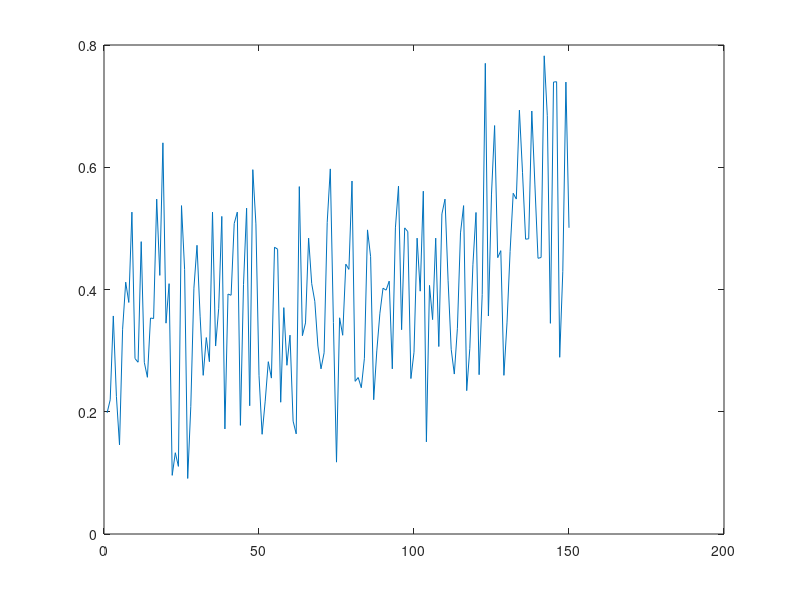
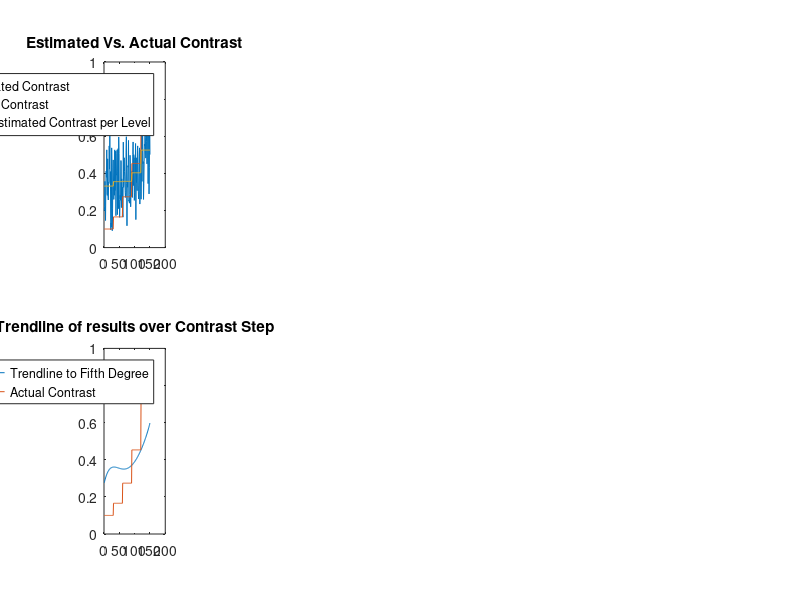

Write MATLAB code to recreate these figures, in order. (Note: this script raises an error after producing the figures.)
%% Begin %%
% Preliminary data loading and setup %
clear all;
close all;

load('data_visualmemorymf_test_JS.mat') %works for HC, test, and regular trials
theData = theData(1); %index to trial number
p = theData.p; data = theData.data; t = theData.t;
data = cell2mat(struct2cell(data));
data = data';
[trials,params] = size(p.trialEvents);


%%%%%%%%%%%%%%%%%%%%%%%%%%%%%%%%%%%%%%%%
     %Test_HC and 1 Contrast Runs%
%%%%%%%%%%%%%%%%%%%%%%%%%%%%%%%%%%%%%%%%

if p.numContrasts == 1 && p.numConditions == 2
    %% Organize Trial Events & Data %%
    if any(p.trialEvents(:,1) == 1) % Perception trials, condition # = 1
        cond1Results = p.trialEvents(p.trialEvents(:,1)==1,:);
        cond1Data = data(p.trialEvents(:,1)==1,:);
        cond1Name = 'Perception';
    end
    if any(p.trialEvents(:,1) == 2) % Working Memory trials, condition # = 2
        if isempty(cond1Data) == 1  &&  isempty(firstcondResults) == 1 && ~strcmp(cond1Name,'Perception')
            cond1Results = p.trialEvents(p.trialEvents(:,1)==2,:);
            cond1Data = data(p.trialEvents(:,1)==2,:);
            cond1Name = 'Working Memory';
        else
            cond2Results = p.trialEvents(p.trialEvents(:,1)==2,:);
            cond2Data = data(p.trialEvents(:,1)==2,:);
            cond2Name = 'Working Memory';
        end
    end
    if any(p.trialEvents(:,1) == 3)  % Baseline trials, condition = 3
        if isempty(cond1Data) == 1  &&  isempty(firstcondResults) == 1 && ~strcmp(cond1Name,'Perception') && ~strcmp(cond1Name,'Working Memory')
            cond1Results = p.trialEvents(p.trialEvents(:,1)==3,:);
            cond1Data = data(p.trialEvents(:,1)==3,:);
            cond1Name = 'Baseline';
        else
            cond2Results = p.trialEvents(p.trialEvents(:,1)==3,:);
            cond2Data = data(p.trialEvents(:,1)==3,:);
            cond2Name = 'Baseline';
        end
    end
    %%  First Condition Estimated Contrast vs. Actual Contrast  %%
    
    % Compare Perception and Baseline on same y-limit
    minContrast = min([min(cond1Data(:,4)) min(cond2Data(:,4))]);
    maxContrast = max([max(cond1Data(:,4)) max(cond2Data(:,4))]);
    %Lower bound
    if minContrast - 0.1 <= 0
        yMin = 0;
    else 
        yMin = minContrast - 0.1;
    end
    %upper bound
    if maxContrast + 0.1 >= 1
        yMax = 1;
    else
        yMax = maxContrast + 0.1;
    end

    figure
    set(gcf, 'Name', sprintf('%s Versus %s Visual Analysis',cond1Name,cond2Name));
    subplot(2,3,1)
    plot(cond1Data(:,4)); %Estimated Contrast
    hold on
    plot(1:length(cond1Results(:,3)),cond1Results(:,3));
%     myfittype = fittype('a+b*log(x)','dependent',{'y'}, 'independent',{'x'},'coefficients' ,{'a,b'});
%     myfit = fit(1:length(pData(:,4),pData(:,4)',myfittype));
%     plot(myfit); %%%% LOG FIT %%%%
    fit = polyfit(1:length(cond1Data(:,4)),cond1Data(:,4)',1);
    plot(polyval(fit,1:length(cond1Data(:,4)))); %Line of best fit for the Estimated Contrast
    xlim([1 length(cond1Data(:,4))]);
    ylim([yMin yMax]);
    title(sprintf('%s Contrast Compared to Actual Contrast',cond1Name))
    legend('Subject Contrast Estimation','Actual Contrast', 'Average Contrast Estimation')
    xlabel('Trial Number')
    ylabel('Contrast')
    
    %%  First Condition Estimated Contrast vs. Actual Contrast  %%
    subplot(2,3,4)
    plot(cond2Data(:,4)); %Estimated Contrast
    hold on
    plot(1:length(cond2Results(:,3)),cond2Results(:,3));
    fit = polyfit(1:length(cond2Data(:,4)),cond2Data(:,4)',1);
    plot(polyval(fit,1:length(cond2Data(:,4)))); %Line of best fit for the Estimated Contrast
    xlim([1 length(cond2Data(:,4))]);
    ylim([yMin yMax]);
    title(sprintf('%s Contrast Estimation Compared to Actual Contrast',cond2Name));
    legend('Subject Contrast Estimation','Actual Contrast', 'Average Contrast Estimation')
    xlabel('Trial Number')
    ylabel('Contrast')

  %% Histogram of First Condition Responses %%
    subplot(2,3,2)
    [bins1,edges1] = histcounts(cond1Data(:,4),20);
    [bins2,edges2] = histcounts(cond2Data(:,4),20);
    histmax = max([max(bins1) max(bins2)]);
    pHist = histogram(cond1Data(:,4),20);
    xlim([0 1]);
    ylim([0 histmax]);
    title(sprintf('Histogram of %s Contrast Estimations',cond1Name));
    line([p.centerContrast p.centerContrast],ylim, 'Linewidth',1,'Color','r');
    lgd = legend('Bins','Actual Contrast');
    lgd.Location = 'northwest';
    xlabel('Contrast')
    ylabel('Frequency of response')

 %% Histogram of Second Condition Responses %%
    subplot(2,3,5)
    secondCondHist = histogram(cond2Data(:,4),20);
    xlim([0 1]);
    ylim([0 histmax+1]);
    title(sprintf('Histogram of %s Contrast Estimations',cond2Name));
    hold on
    line([p.centerContrast p.centerContrast],ylim, 'Linewidth',1,'Color','r');
    lgd = legend('Bins','Actual Contrast');
    lgd.Location = 'northwest';
    xlabel('Contrast')
    ylabel('Frequency of response')

%% Misc. Statistical Information %%

    %Means & Standard Deviations of estimated contrasts
    cond1Std = std(cond1Data(:,4));
    cond1Mean = mean2(cond1Data(:,4));
    cond2Std =std(cond2Data(:,4));
    cond2Mean = mean2(cond2Data(:,4));
    fprintf('\nThe average response for %s trials was a contrast of %.4f, with a standard deviation of %.4f.\n\n The absolute difference between the average and actual contrast is %f\n\n',cond1Name,cond1Mean, cond1Std,abs(cond1Mean-p.centerContrast));
    fprintf('The average response for %s trials was a contrast of %.4f, with a standard deviation of %.4f.\n\n The absolute difference between the average and actual contrast is %f\n\n',cond2Name,cond2Mean, cond2Std, abs(cond2Mean-p.centerContrast));

    %Percent Error of Contrast Estimations
    cond1PE = zeros(size(1:length(cond1Data(:,4))));
    cond2PE = zeros(size(1:length(cond2Data(:,4))));
    for i = 1:length(cond1Data(:,4))
        cond1PE(i) = (abs((cond1Data(i,4)-cond1Results(i,3))/cond1Results(i,3)))*100;
        cond2PE(i) = (abs((cond2Data(i,4)-cond2Results(i,3))/cond2Results(i,3)))*100;
    end
    maxPE = max([max(cond1PE) max(cond2PE)]);
    if maxPE + 5 >= 100
        yLimPE = 100;
    else
        yLimPE = (maxPE + 5);
    end
%% Percent Error Plot First Condition %%
    subplot(2,3,3)
    plot(cond1PE);
    xlim([1 length(cond1Data)])
    ylim([0 yLimPE])
    title(sprintf('%s Contrast Percent Error',cond1Name))
    hold on
    plot(repmat(mean2(cond1PE),1,length(cond1Data)))
    legend('Percent Error of Each Estimation','Average Percent Error')
    xlabel('Trial Number')
    ylabel('Percent Error')
%% Percent Error Plot Second Condition %%
    subplot(2,3,6)
    plot(cond2PE);
    xlim([1 length(cond2Data)])
    ylim([0 yLimPE])
    title(sprintf('%s Contrast Percent Error',cond2Name))
    hold on
    plot(repmat(mean2(cond2PE),1,length(cond2Data)))
    legend('Percent Error of Each Estimation','Average Percent Error')
    xlabel('Trial Number')
    ylabel('Percent Error')
%%
    
%%%%%%%%%%%%%%%%%%%%%%%%%%%%%%%%%%%%%%%%
        %Test/5 Contrast Runs%
%%%%%%%%%%%%%%%%%%%%%%%%%%%%%%%%%%%%%%%%

elseif p.numContrasts == 5 && p.numConditions == 2
   %% Setup of seperate trial Events and data matrices, & misc. statistical data  %%
        %1 - PERCEPTION
        %2 - WORKING MEMORY
        %3 - BASELINE
    % NOTE: For each subject, index into their data file will give only 1 condition
    sortedTE = sortrows(p.trialEvents,3); %sorts rows based on contrasts
    col6 = p.trialEvents(:,6);
    data = [data col6];
    [dataTrials,dataParams] = size(data);
    sortedData = sortrows(data,6);
    
    if any(p.trialEvents(:,1) == 1)
        condition = 'Perception';
    elseif any(p.trialEvents(:,1) == 2)
        condition = 'Working Memory';
    elseif any(p.trialEvents(:,1) ==3)
        condition = 'Baseline';
    end
    
    %Seperate trial events based on contrast level
    p.trialEvents = [p.trialEvents (1:length(p.trialEvents))']; %adds run number to seventh column in p.trialEvents for sorting purposes
    TE1 = p.trialEvents(p.trialEvents(:,6)==1,:);
    TE2 = p.trialEvents(p.trialEvents(:,6)==2,:);
    TE3 = p.trialEvents(p.trialEvents(:,6)==3,:);
    TE4 = p.trialEvents(p.trialEvents(:,6)==4,:);
    TE5 = p.trialEvents(p.trialEvents(:,6)==5,:);
    orgTE = [TE1; TE2; TE3; TE4; TE5];
    
    data1 = zeros(length(TE1),dataParams);
    data2 = zeros(length(TE2),dataParams);
    data3 = zeros(length(TE3),dataParams);
    data4 = zeros(length(TE4),dataParams);
    data5 = zeros(length(TE5),dataParams);
    for i = 1:length(TE1)
        data1(i,:) = data(TE1(i,7),:);
        data2(i,:) = data(TE2(i,7),:);
        data3(i,:) = data(TE3(i,7),:);
        data4(i,:) = data(TE4(i,7),:);
        data5(i,:) = data(TE5(i,7),:);
    end
    orgData = [data1; data2; data3; data4; data5];
    plot(orgData(:,4));
    hold on
    mean1 = ones([1 length(data1)])*mean(data1(:,4));
    mean2 = ones([1 length(data2)])*mean(data2(:,4));
    mean3 = ones([1 length(data3)])*mean(data3(:,4));
    mean4 = ones([1 length(data4)])*mean(data4(:,4));
    mean5 = ones([1 length(data5)])*mean(data5(:,4));
    meanVec = [mean1 mean2 mean3 mean4 mean5];
        
    %% Plot Estimated Contrasts vs. Actual Contrasts %%
    figure
    set(gcf, 'Name', sprintf('Contrast Variance over 5 Contrast steps for %s',condition));
    subplot(2,6,1)
    plot(orgData(:,4));
    hold on
    plot(orgTE(:,3));
    ylim([0 1]);
    title('Estimated Vs. Actual Contrast')
    hold on
    plot(1:(length(mean1)+length(mean2)+length(mean3)+length(mean4)+length(mean5)),meanVec);
    legend('Estimated Contrast','Actual Contrast','Avg. Estimated Contrast per Level');
    
    %Display Trendline
    subplot(2,6,7)
    fit = polyfit([1:length(orgData(:,4))],orgData(:,4)',5); %5 polynomial for number of contrasts - trendline
    plot(polyval(fit,1:length(orgData(:,4)))); %Line of best fit for the Estimated Contrast
    ylim([0 1])
    hold on
    plot(orgTE(:,3));
    hold on
    title('Trendline of results over Contrast Step')
    legend('Trendline to Fifth Degree','Actual Contrast')
%     contrastvec = unique(orgTE(:,3))';
%     middlevec = [(p.numTrials/p.numContrasts)/2 (p.numTrials/p.numContrasts)/2+(p.numTrials/p.numContrasts) (p.numTrials/p.numContrasts)/2+((p.numTrials/p.numContrasts)*2) (p.numTrials/p.numContrasts)/2+((p.numTrials/p.numContrasts)*3) (p.numTrials/p.numContrasts)/2+((p.numTrials/p.numContrasts)*4)];
%     plot(middlevec, contrastvec,'-o');
    
    
    % Print statistical data
    fprintf('\nThe mean of responses for contrast %f was %f. The absolute difference is: %f\n\n',TE1(1,3),mean1(1), abs(TE1(1,3)-mean1(1)));
    fprintf('The mean of responses for contrast %f was %f. The absolute difference is: %f\n\n',TE2(1,3),mean2(1),abs(TE2(1,3)-mean2(1)));
    fprintf('The mean of responses for contrast %f was %f. The absolute difference is: %f\n\n',TE3(1,3),mean3(1),abs(TE3(1,3)-mean3(1)));
    fprintf('The mean of responses for contrast %f was %f. The absolute difference is: %f\n\n',TE4(1,3),mean4(1),abs(TE4(1,3)-mean4(1)));
    fprintf('The mean of responses for contrast %f was %f. The absolute difference is: %f\n\n',TE5(1,3),mean5(1),abs(TE5(1,3)-mean5(1)));
    
    %% Histograms of Responses for Each Contrast Step %%
    
    % Histogram axis limits
    [bins1,edges1] = histcounts(data1(:,4),10);
    [bins2,edges2] = histcounts(data2(:,4),10);
    [bins3,edges3] = histcounts(data3(:,4),10);
    [bins4,edges4] = histcounts(data4(:,4),10);
    [bins5,edges5] = histcounts(data5(:,4),10);
    histmax = max([max(bins1) max(bins2) max(bins3) max(bins4) max(bins5)]);
    
    % First Contrast Hist
    subplot(2,6,2)
    hist(data1(:,4),10);
    hold on
    xlim([0 1]);
    ylim([0 histmax+0.5]);
    line([TE1(:,3) TE1(:,3)],ylim, 'Linewidth',1,'Color','r');
    title(sprintf('Hist of Estimated Contrast for %.2f Contrast',TE1(1,3)));
    legend('Estimated Contrasts', 'Actual Contrast Level');
    
    % Second Contrast Hist
    subplot(2,6,3)
    hist(data2(:,4),10);
    xlim([0 1]);
    ylim([0 histmax+0.5]);
    hold on
    line([TE2(:,3) TE2(:,3)],ylim, 'Linewidth',1,'Color','r');
    title(sprintf('Hist of Estimated Contrast for %.2f contrast',TE2(1,3)));
    legend('Estimated Contrasts', 'Actual Contrast Level');
    
    % Third Contrast Hist
    subplot(2,6,4)
    hist(data3(:,4),10);
    xlim([0 1]);
    ylim([0 histmax+0.5]);
    hold on
    line([TE3(:,3) TE3(:,3)],ylim, 'Linewidth',1,'Color','r');
    title(sprintf('Hist of Estimated Contrast for %.2f contrast',TE3(1,3)));
    legend('Estimated Contrasts', 'Actual Contrast Level'); 
    
    % Fourth Contrast Hist
    subplot(2,6,5)
    hist(data4(:,4),10);
    xlim([0 1]);
    ylim([0 histmax+0.5]);
    hold on
    line([TE4(:,3) TE4(:,3)],ylim, 'Linewidth',1,'Color','r');
    title(sprintf('Hist of Estimated Contrast for %.2f contrast',TE4(1,3)));
    legend('Estimated Contrasts', 'Actual Contrast Level'); 
    
    % Fifth Contrast Hist
    subplot(2,6,6)
    hist(data5(:,4),10);
    xlim([0 1]);
    ylim([0 histmax+0.5]);
    hold on
    line([TE5(:,3) TE5(:,3)],ylim, 'Linewidth',1,'Color','r');
    title(sprintf('Hist of Estimated Contrast for %.2f contrast',TE5(1,3)));
    legend('Estimated Contrasts', 'Actual Contrast Level');
    
    %% Percent Error of Contrast Responses %%
    
    %Percent Error Calculations
    contrast1PE = zeros(size(1:length(data1(:,4))));
    contrast2PE = zeros(size(1:length(data2(:,4))));
    contrast3PE = zeros(size(1:length(data3(:,4))));
    contrast4PE = zeros(size(1:length(data4(:,4))));
    contrast5PE = zeros(size(1:length(data5(:,4))));
    for i = 1:(length(sortedTE)/p.numContrasts)
        contrast1PE(i) = (abs((data1(i,4)-TE1(i,3))/TE1(i,3)))*100;
        contrast2PE(i) = (abs((data2(i,4)-TE2(i,3))/TE2(i,3)))*100;
        contrast3PE(i) = (abs((data3(i,4)-TE3(i,3))/TE3(i,3)))*100;
        contrast4PE(i) = (abs((data4(i,4)-TE4(i,3))/TE4(i,3)))*100;
        contrast5PE(i) = (abs((data5(i,4)-TE5(i,3))/TE5(i,3)))*100;
    end
   yLimPE = max([max(contrast1PE) max(contrast2PE) max(contrast3PE) max(contrast4PE) max(contrast5PE) ]) + 5;
    
    %% Plotting Percent Errors for 5 Contrasts %%
    
    % Contrast 1 Percent Error
    subplot(2,6,8)
    plot(contrast1PE);
    xlim([1 length(contrast1PE)])
    ylim([0 yLimPE])
    title(sprintf('%.2f Contrast Percent Error',TE1(1,3)))
    hold on
    plot(repmat(mean(contrast1PE),1,length(contrast1PE)))
    legend('Percent Error of Each Estimation','Average Percent Error')
    xlabel('Trial Number')
    ylabel('Percent Error')
    
    % Contrast 2 Percent Error
    subplot(2,6,9)
    plot(contrast2PE);
    xlim([1 length(contrast2PE)])
    ylim([0 yLimPE])
    title(sprintf('%.2f Contrast Percent Error',TE2(1,3)))
    hold on
    plot(repmat(mean(contrast2PE),1,length(contrast2PE)))
    legend('Percent Error of Each Estimation','Average Percent Error')
    xlabel('Trial Number')
    ylabel('Percent Error')
    
    % Contrast 3 Percent Error
    subplot(2,6,10)
    plot(contrast3PE);
    xlim([1 length(contrast3PE)])
    ylim([0 yLimPE])
    title(sprintf('%.2f Contrast Percent Error',TE3(1,3)))
    hold on
    plot(repmat(mean(contrast3PE),1,length(contrast3PE)))
    legend('Percent Error of Each Estimation','Average Percent Error')
    xlabel('Trial Number')
    ylabel('Percent Error')
    
    % Contrast 4 Percent Error
    subplot(2,6,11)
    plot(contrast4PE);
    xlim([1 length(contrast4PE)])
    ylim([0 yLimPE])
    title(sprintf('%.2f Contrast Percent Error',TE4(1,3)))
    hold on
    plot(repmat(mean(contrast4PE),1,length(contrast4PE)))
    legend('Percent Error of Each Estimation','Average Percent Error')
    xlabel('Trial Number')
    ylabel('Percent Error')
    
    % Contrast 5 Percent Error
    subplot(2,6,12)
    plot(contrast5PE);
    xlim([1 length(contrast5PE)])
    ylim([0 yLimPE])
    title(sprintf('%.2f Contrast Percent Error',TE5(1,3)))
    hold on
    plot(repmat(mean(contrast5PE),1,length(contrast5PE)))
    legend('Percent Error of Each Estimation','Average Percent Error')
    xlabel('Trial Number')
    ylabel('Percent Error')
    
    else
        disp('Number of contrasts or conditions does not correspond to experiment design.')
end